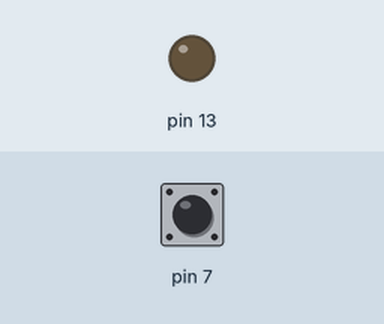
Simulated run of this sketch. Board: Arduino Uno, built with avr-gcc and run on an emulated ATmega328P. Shown: output pins drawn as LEDs (lit = HIGH). The inputs (shaded band) are chosen by the test bench; at power-on: pin 7 HIGH.

Above: at 1.2 s.
1.3 s: pin 7 pulled LOW for 0.15 s
At 1.37 s:
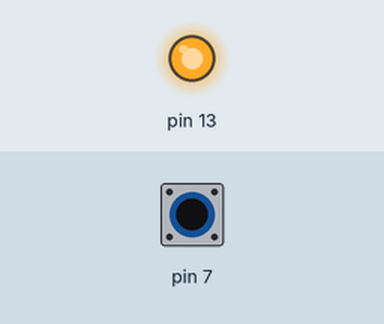
2.9 s: pin 7 pulled LOW for 3.2 s
At 6.8 s:
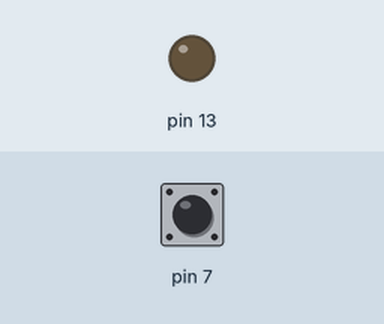
Timing chart, 0 to 8.3 s (numbered marks = the images above; inputs shaded):
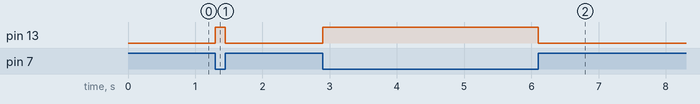

Measured:
- after the input at 1.3 s, pin 13: LOW → HIGH at once, → LOW 0.15 s later
- after the input at 2.9 s, pin 13: LOW → HIGH at once, → LOW 3.2 s later

The sketch:

sketch_sep29a.ino
```cpp
void setup() {
  pinMode(7,INPUT_PULLUP);
   pinMode (13, OUTPUT);
}

void loop() {
int nut = digitalRead(7);
if (nut==HIGH){
  digitalWrite(13,LOW);}
  else
  {digitalWrite(13,HIGH);}

}
```
